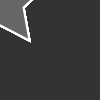
Frame 1 (no input)
Frame 60 (the mouse pressed at the canvas centre just before this capture): identical to frame 1, image omitted
Frame 120 (the mouse held since frame 60 and released just before this capture): identical to frame 1, image omitted

The Processing sketch that drew this single still picture (run headless with seeded random() and noise(); from frame 60 on, the mouse is pressed at the canvas centre):

// Processing sketch: Stars
// ── Stars.pde
Star []stars = new Star[20];

void setup()
{
  for (int i = 0; i< stars.length; i++)
  {
   stars[i] = new Star(); 
  }
}
void draw() {
  background(51);
  for (int i = 0; i < stars.length; i++) {
    stars[i].display();
  }
}

class Star {
  PShape s;
  float x, y;
Star() {
    // First create the shape
    s = createShape();
    s.beginShape();
    // You can set fill and stroke
    s.fill(102);
    s.stroke(255);
    s.strokeWeight(2);
    // Here, we are hardcoding a series of vertices
    s.vertex(0, -50);
    s.vertex(14, -20);
    s.vertex(47, -15);
    s.vertex(23, 7);
    s.vertex(29, 40);
    s.vertex(0, 25);
    s.vertex(-29, 40);
    s.vertex(-23, 7);
    s.vertex(-47, -15);
    s.vertex(-14, -20);
    s.endShape(CLOSE);
  }
  void display() {
    shape(s);
  }
  
}
